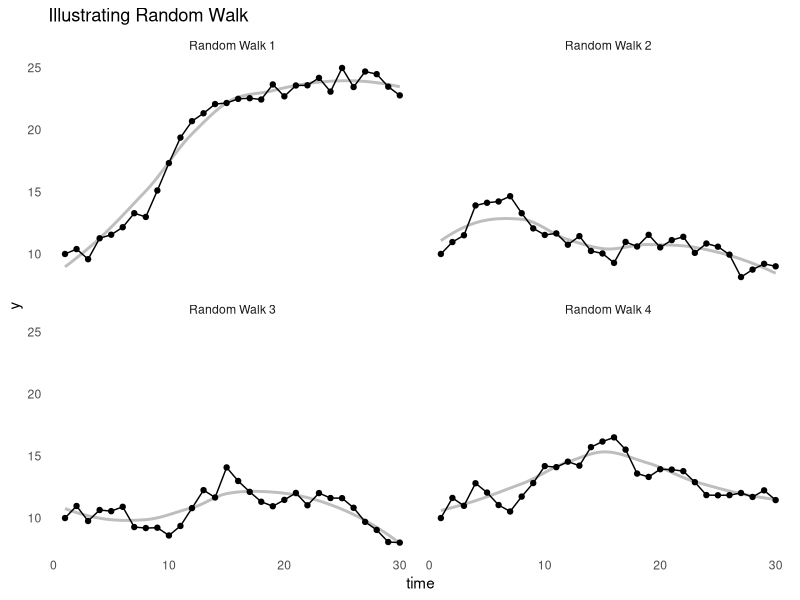

Write the R code that produced this figure.

rm(list=ls())

library(ggplot2)
library(dplyr)

randomWalk <- function(n, start = 10, mu = 0, sd = 1){
  white <- rnorm(n, mean = mu, sd = sd)
  t <- 1:n
  y <- vector(mode = "double")
  y[1] <- start #start
  for (i in 2:n) {
    y[i] <- y[i-1] + white[i]
    }
  data.frame(noise = white, y = y, t = 1:n)
}

walks <- list()
for(i in 1:4) walks[[i]] <- randomWalk(30)


lapply(walks, function(x) c(var(x$y[1:length(x$y)/2]),
                            var(x$y[1:length(x$y)])))


bind_rows(walks, .id = "id") %>% 
  mutate(walk = paste("Random Walk", id)) %>% 
  ggplot(aes(x=t, y=y, group=1)) +
  geom_smooth(se = FALSE, color = "grey") +
  geom_point() + 
  geom_line() +
  facet_wrap(~walk) +
  theme_minimal() +
  theme(plot.background = element_blank(),
        panel.grid = element_blank()) +
  ylab("y") +
  xlab("time") +
  ggtitle("Illustrating Random Walk")
